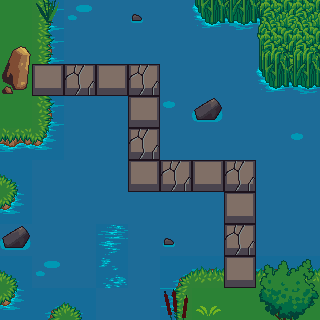

A level layout from a 2D game, rendered from its tile map. Below: a short description, then the map file with tile-grid data replaced by summaries:
An orthogonal 10x10 tile map with 32x32 px tiles, 3 tile layers (Tile Layer 1, Tile Layer 2, Tile Layer 3) and 10 objects (2x CoinEntity, mainPlayer).

<map version="1.0" tiledversion="1.1.6" orientation="orthogonal" renderorder="right-down" width="10" height="10" tilewidth="32" tileheight="32" infinite="0" nextobjectid="13">
 <tileset firstgid="1" source="2.5d.tsx" />
 <layer name="Tile Layer 1" width="10" height="10">
  <data>[100 cells, 100 non-empty, 5 distinct tile ids]</data>
 </layer>
 <layer name="Tile Layer 2" width="10" height="10">
  <data>[100 cells, 41 non-empty, 18 distinct tile ids]</data>
 </layer>
 <layer name="Tile Layer 3" width="10" height="10">
  <data>[100 cells, 19 non-empty, 16 distinct tile ids]</data>
 </layer>
 <objectgroup name="Player">
  <object id="2" name="mainPlayer" x="32.1027" y="63.9384" width="32" height="32">
   <properties>
    <property name="framewidth" value="32" />
    <property name="image" value="gripe_run_right" />
   </properties>
  </object>
 </objectgroup>
 <objectgroup name="Collision">
  <object id="3" x="-2" y="-1.96984" width="322.086" height="56.2854" />
  <object id="4" x="261.861" y="35.8887" width="58.1346" height="283.167" />
  <object id="5" x="166.817" y="4.8538" width="111.531" height="146.446" />
  <object id="6" x="-3.84919" y="101.838" width="123.144" height="219.248" />
  <object id="7" x="112.506" y="196.882" width="102.803" height="123.174" />
  <object id="8" x="-4.06032" y="33.949" width="27.3411" height="107.652" />
  <object id="9" x="193.972" y="312.293" width="107.652" height="8.7332" />
 </objectgroup>
 <objectgroup name="Coins">
  <object id="10" name="CoinEntity" x="127.541" y="158.576" width="32" height="32">
   <properties>
    <property name="framewidth" value="32" />
    <property name="image" value="spinning_coin_gold" />
   </properties>
  </object>
  <object id="11" name="CoinEntity" x="222.585" y="255.559" width="32" height="32">
   <properties>
    <property name="framewidth" value="32" />
    <property name="image" value="spinning_coin_gold" />
   </properties>
  </object>
 </objectgroup>
</map>
